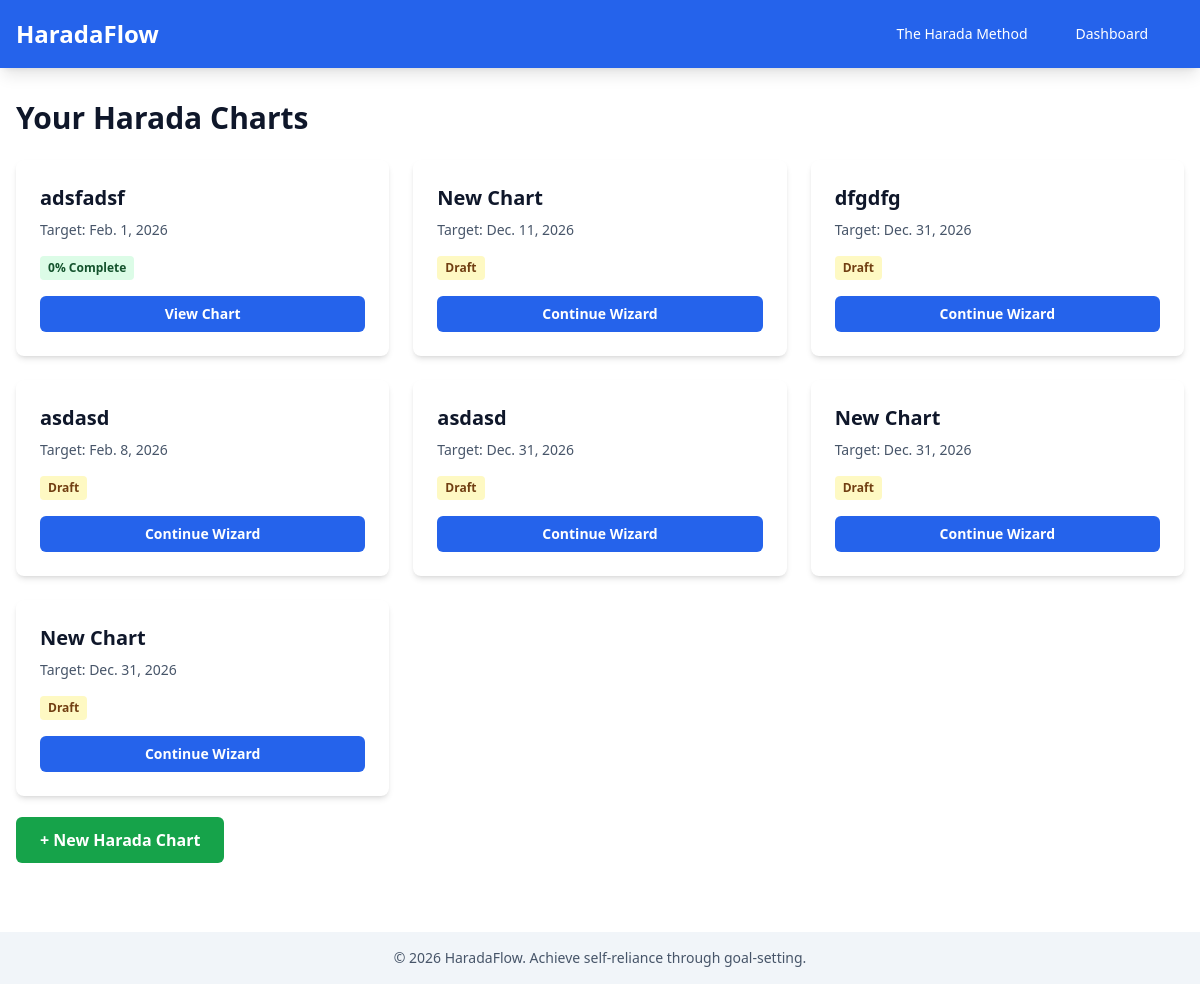
The page /accounts/dashboard/ (signed in) on the database as committed earlier.
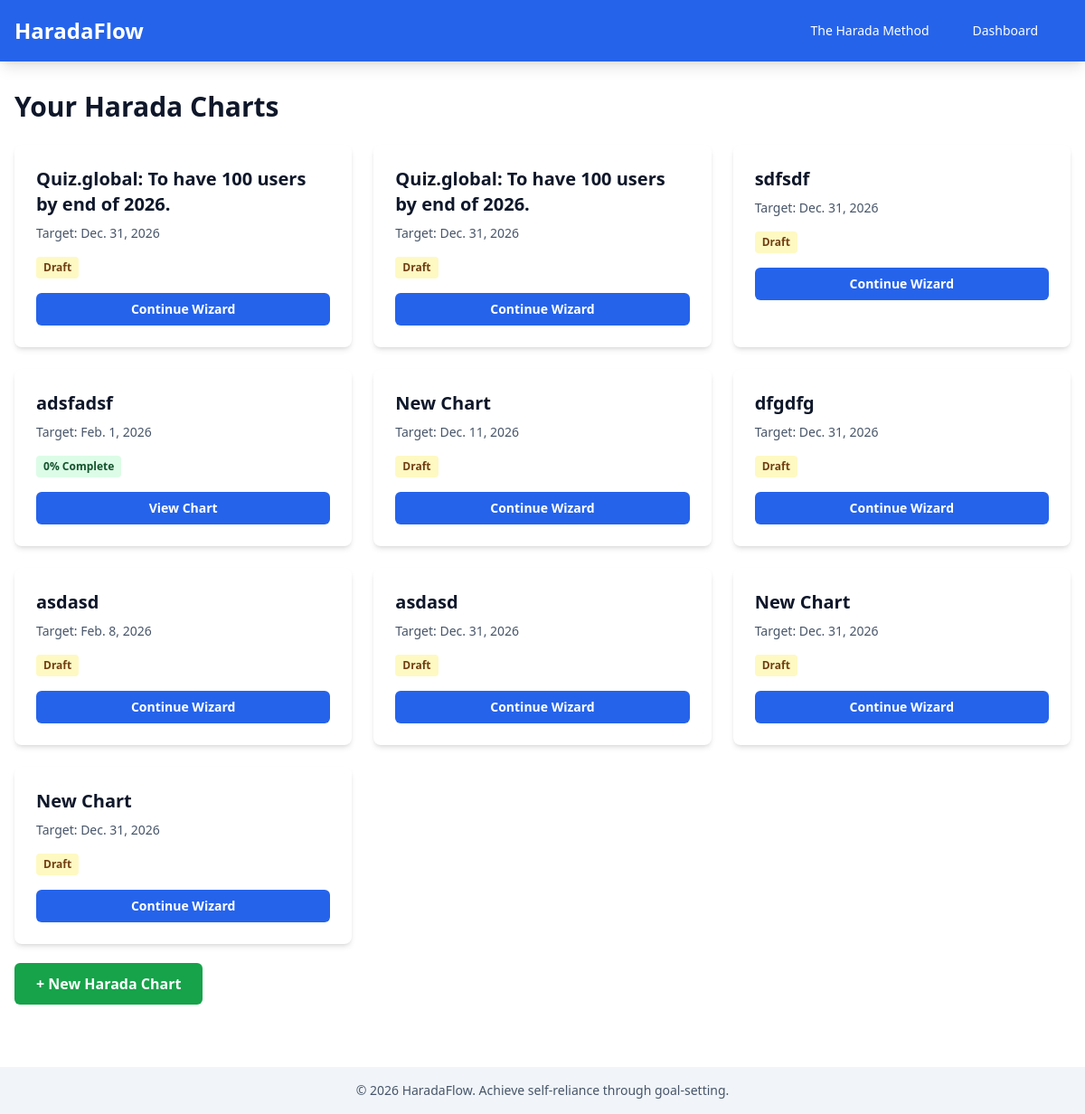
The same page on the database as committed later.
### charts/models.py (models this page shows, shortened)
class HaradaChart(models.Model):
    user = models.ForeignKey(
        User, on_delete=models.CASCADE, related_name="harada_charts"
    )
    title = models.CharField(max_length=255)
    core_goal = models.TextField(help_text="The long-term goal")
    target_date = models.DateField()
    is_draft = models.BooleanField(
        default=True, help_text="True while completing wizard steps"
    )
    perspectives = models.JSONField(
        default=dict,
        help_text="Four perspectives: self_tangible, self_intangible, others_tangible, others_intangible",
    )
    created_at = models.DateTimeField(auto_now_add=True)
    updated_at = models.DateTimeField(auto_now=True)
    class Meta:
        ordering = ["-created_at"]
    @property
    def completion_percentage(self):
        tasks = self.task_set.all()
        if tasks.count() == 0:
            return 0
        done_count = tasks.filter(status="done").count()
        return round((done_count / tasks.count()) * 100)

### accounts/views.py (the view)
# urls.py: path("dashboard/", views.dashboard, name="dashboard"),
@login_required
def dashboard(request):
    charts = request.user.harada_charts.all()
    return render(request, "accounts/dashboard.html", {"charts": charts})

### config/context_processors.py (called while the page is built)
def clerk_context(request):
    return {
        'clerk_publishable_key': settings.CLERK_PUBLISHABLE_KEY,
    }

### templates/accounts/dashboard.html (shortened to what this page needs)
{% extends 'base.html' %}
{% block content %}
<div class="mb-8">
    <h2 class="text-3xl font-bold mb-6">Your Harada Charts</h2>
    {% if charts %}
        <div class="grid grid-cols-1 md:grid-cols-2 lg:grid-cols-3 gap-6">
            {% for chart in charts %}
                <div class="bg-white dark:bg-slate-800 rounded-lg shadow-md p-6 hover:shadow-lg transition">
                    <h3 class="text-xl font-bold mb-2">{{ chart.title }}</h3>
                    <p class="text-sm text-slate-600 dark:text-slate-400 mb-4">
                        Target: {{ chart.target_date }}
                    </p>
                    <p class="mb-4 text-sm">
                        {% if chart.is_draft %}
                            <span class="inline-block bg-yellow-100 dark:bg-yellow-900 text-yellow-900 dark:text-yellow-100 px-2 py-1 rounded text-xs font-bold">Draft</span>
                        {% else %}
                            <span class="inline-block bg-green-100 dark:bg-green-900 text-green-900 dark:text-green-100 px-2 py-1 rounded text-xs font-bold">{{ chart.completion_percentage }}% Complete</span>
                        {% endif %}
                    </p>
                    <div class="flex gap-2">
                        {% if chart.is_draft %}
                            <a href="{% url 'wizard_step1' chart.id %}" class="flex-1 bg-blue-600 hover:bg-blue-700 text-white font-bold py-2 px-4 rounded-md text-center text-sm">
                                Continue Wizard
                            </a>
                        {% else %}
                            <a href="{% url 'matrix_view' chart.id %}" class="flex-1 bg-blue-600 hover:bg-blue-700 text-white font-bold py-2 px-4 rounded-md text-center text-sm">
                                View Chart
                            </a>
                        {% endif %}
                    </div>
                </div>
            {% endfor %}
        </div>
    {% endif %}
</div>
<div class="mt-8">
    <a href="{% url 'wizard_start' %}" class="bg-green-600 hover:bg-green-700 text-white font-bold py-3 px-6 rounded-md">
        + New Harada Chart
    </a>
</div>
{% endblock %}

### templates/base.html (shortened to what this page needs)
<!DOCTYPE html>
<html lang="en" class="scroll-smooth">
<head>
    <script src="https://cdn.tailwindcss.com"></script>
</head>
<body class="bg-white dark:bg-slate-900 text-slate-900 dark:text-slate-100 transition-colors">
    <nav class="bg-blue-600 dark:bg-blue-900 text-white shadow-lg">
        <div class="max-w-7xl mx-auto px-4 py-4 flex justify-between items-center">
            <h1 class="text-2xl font-bold"><a href="/">HaradaFlow</a></h1>
            <div class="hidden md:flex gap-6 items-center">
                <div class="relative group">
                    <button class="hover:bg-blue-700 px-3 py-2 rounded text-sm font-medium">The Harada Method</button>
                </div>
                <a href="/dashboard/" class="hover:bg-blue-700 px-3 py-2 rounded text-sm font-medium">Dashboard</a>
            </div>
        </div>
    </nav>
    <main class="max-w-7xl mx-auto px-4 py-8">
        {% block content %}{% endblock %}
    </main>
    <footer class="bg-slate-100 dark:bg-slate-800 text-center py-4 mt-12">
        <p class="text-sm text-slate-600 dark:text-slate-400">© 2026 HaradaFlow. Achieve self-reliance through
            goal-setting.</p>
    </footer>
</body>
</html>

Rows that differ between the two databases and show on the page:
added HaradaChart: title "Quiz.global: To have 100 users by end of 2026.", target_date "Dec. 31, 2026", is_draft "Draft"
added HaradaChart: title "Quiz.global: To have 100 users by end of 2026.", target_date "Dec. 31, 2026", is_draft "Draft"
added HaradaChart: title "sdfsdf", target_date "Dec. 31, 2026", is_draft "Draft"
